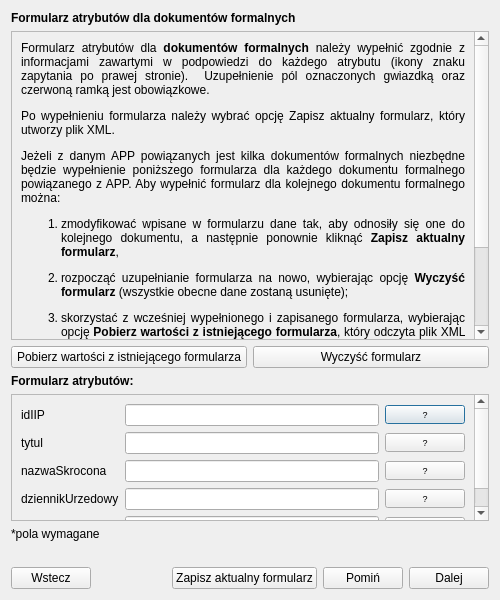
<?xml version="1.0" encoding="UTF-8"?>
<ui version="4.0">
 <class>Dialog</class>
 <widget class="QDialog" name="Dialog">
  <property name="enabled">
   <bool>true</bool>
  </property>
  <property name="geometry">
   <rect>
    <x>0</x>
    <y>0</y>
    <width>500</width>
    <height>600</height>
   </rect>
  </property>
  <property name="windowTitle">
   <string>Dialog</string>
  </property>
  <layout class="QGridLayout" name="gridLayout_3">
   <item row="0" column="0">
    <layout class="QVBoxLayout" name="verticalLayout">
     <item>
      <widget class="QLabel" name="title_lbl">
       <property name="font">
        <font>
         <weight>75</weight>
         <bold>true</bold>
        </font>
       </property>
       <property name="text">
        <string>Formularz atrybutów dla dokumentów formalnych</string>
       </property>
       <property name="margin">
        <number>7</number>
       </property>
      </widget>
     </item>
     <item>
      <widget class="QScrollArea" name="instruction_scrollArea">
       <property name="sizePolicy">
        <sizepolicy hsizetype="Expanding" vsizetype="Preferred">
         <horstretch>0</horstretch>
         <verstretch>0</verstretch>
        </sizepolicy>
       </property>
       <property name="widgetResizable">
        <bool>true</bool>
       </property>
       <widget class="QWidget" name="scrollAreaWidgetContents">
        <property name="geometry">
         <rect>
          <x>0</x>
          <y>0</y>
          <width>461</width>
          <height>355</height>
         </rect>
        </property>
        <layout class="QGridLayout" name="gridLayout">
         <item row="0" column="0">
          <widget class="QLabel" name="instruction_lbl">
           <property name="font">
            <font>
             <stylestrategy>PreferDefault</stylestrategy>
            </font>
           </property>
           <property name="text">
            <string>&lt;p&gt;Formularz atrybutów dla &lt;strong&gt;dokumentów formalnych&lt;/strong&gt; należy wypełnić zgodnie z informacjami zawartymi w podpowiedzi do każdego atrybutu (ikony znaku zapytania po prawej stronie).&amp;nbsp; Uzupełnienie pól oznaczonych gwiazdką oraz czerwoną ramką jest obowiązkowe.&lt;/p&gt;
&lt;p&gt;Po wypełnieniu formularza należy wybrać opcję Zapisz aktualny formularz, który utworzy plik XML.&lt;/p&gt;
&lt;p&gt;Jeżeli z danym APP powiązanych jest kilka dokumentów formalnych niezbędne będzie wypełnienie poniższego formularza dla każdego dokumentu formalnego powiązanego z APP. Aby wypełnić formularz dla kolejnego dokumentu formalnego można:&lt;/p&gt;
&lt;ol&gt;
  &lt;li&gt;
    &lt;p&gt;zmodyfikować wpisane w formularzu dane tak, aby odnosiły się one do kolejnego dokumentu, a następnie ponownie kliknąć &lt;strong&gt;Z&lt;/strong&gt;&lt;strong&gt;apis&lt;/strong&gt;&lt;strong&gt;z&lt;/strong&gt; &lt;strong&gt;aktualny formularz&lt;/strong&gt;,&lt;/p&gt;
  &lt;/li&gt;
  &lt;li&gt;
    &lt;p&gt;rozpocząć uzupełnianie formularza na nowo, wybierając opcję &lt;strong&gt;Wyczyść formularz&lt;/strong&gt; (wszystkie obecne dane zostaną usunięte);&lt;/p&gt;
  &lt;/li&gt;
  &lt;li&gt;
    &lt;p&gt;skorzystać z wcześniej wypełnionego i zapisanego formularza, wybierając opcję &lt;strong&gt;Pobierz wartości z istniejącego formularza&lt;/strong&gt;, który odczyta plik XML i uzupełni w formularzu wartości atrybutów. Następnie należy sprawdzić lub zmodyfikować wpisane w formularzu dane tak, aby odnosiły się one do kolejnego dokumentu formalnego oraz ponownie zapisać aktualny formularz.&lt;/p&gt;
  &lt;/li&gt;
&lt;/ol&gt;
&lt;p&gt;Należy pamiętać, że w końcowym kroku tego narzędzia, czyli w oknie Praca z APP (krok 7 z 7) Generowanie GML dla APP, należy wgrać wszystkie (co najmniej jeden) formularze dla dokumentów formalnych.&lt;/p&gt;</string>
           </property>
           <property name="alignment">
            <set>Qt::AlignJustify|Qt::AlignVCenter</set>
           </property>
           <property name="wordWrap">
            <bool>true</bool>
           </property>
          </widget>
         </item>
        </layout>
       </widget>
      </widget>
     </item>
     <item>
      <layout class="QHBoxLayout" name="horizontalLayout">
       <item>
        <widget class="QPushButton" name="getValues_btn">
         <property name="text">
          <string>Pobierz wartości z istniejącego formularza</string>
         </property>
         <property name="autoDefault">
          <bool>false</bool>
         </property>
        </widget>
       </item>
       <item>
        <widget class="QPushButton" name="clear_btn">
         <property name="text">
          <string>Wyczyść formularz</string>
         </property>
         <property name="autoDefault">
          <bool>false</bool>
         </property>
        </widget>
       </item>
      </layout>
     </item>
     <item>
      <widget class="QLabel" name="titleForm_lbl">
       <property name="font">
        <font>
         <weight>75</weight>
         <bold>true</bold>
        </font>
       </property>
       <property name="text">
        <string>Formularz atrybutów:</string>
       </property>
      </widget>
     </item>
     <item>
      <widget class="QScrollArea" name="form_scrollArea">
       <property name="sizePolicy">
        <sizepolicy hsizetype="Preferred" vsizetype="Expanding">
         <horstretch>0</horstretch>
         <verstretch>0</verstretch>
        </sizepolicy>
       </property>
       <property name="widgetResizable">
        <bool>true</bool>
       </property>
       <widget class="QWidget" name="scrollAreaWidgetContents_2">
        <property name="geometry">
         <rect>
          <x>0</x>
          <y>0</y>
          <width>461</width>
          <height>157</height>
         </rect>
        </property>
        <layout class="QGridLayout" name="gridLayout_2">
         <item row="0" column="4">
          <widget class="QPushButton" name="idHelp_btn">
           <property name="font">
            <font>
             <pointsize>7</pointsize>
            </font>
           </property>
           <property name="text">
            <string>?</string>
           </property>
          </widget>
         </item>
         <item row="2" column="0">
          <widget class="QLabel" name="tytul_lbl">
           <property name="text">
            <string>tytul</string>
           </property>
          </widget>
         </item>
         <item row="4" column="0">
          <widget class="QLabel" name="dziennikUrzedowy_lbl">
           <property name="text">
            <string>dziennikUrzedowy</string>
           </property>
          </widget>
         </item>
         <item row="3" column="4">
          <widget class="QPushButton" name="nazwaSkroconaHelp_btn">
           <property name="font">
            <font>
             <pointsize>7</pointsize>
            </font>
           </property>
           <property name="text">
            <string>?</string>
           </property>
          </widget>
         </item>
         <item row="5" column="4">
          <widget class="QPushButton" name="laczeHelp_btn">
           <property name="font">
            <font>
             <pointsize>7</pointsize>
            </font>
           </property>
           <property name="text">
            <string>?</string>
           </property>
          </widget>
         </item>
         <item row="5" column="0">
          <widget class="QLabel" name="lacze_lbl">
           <property name="text">
            <string>lacze</string>
           </property>
          </widget>
         </item>
         <item row="3" column="0">
          <widget class="QLabel" name="nazwaSkrocona_lbl">
           <property name="text">
            <string>nazwaSkrocona</string>
           </property>
          </widget>
         </item>
         <item row="2" column="4">
          <widget class="QPushButton" name="tytulHelp_btn">
           <property name="font">
            <font>
             <pointsize>7</pointsize>
            </font>
           </property>
           <property name="text">
            <string>?</string>
           </property>
          </widget>
         </item>
         <item row="0" column="0">
          <widget class="QLabel" name="id_lbl">
           <property name="text">
            <string>idIIP</string>
           </property>
          </widget>
         </item>
         <item row="4" column="4">
          <widget class="QPushButton" name="dziennikUrzedowyHelp_btn">
           <property name="font">
            <font>
             <pointsize>7</pointsize>
            </font>
           </property>
           <property name="text">
            <string>?</string>
           </property>
          </widget>
         </item>
         <item row="5" column="1">
          <widget class="QLineEdit" name="lacze_lineEdit">
           <property name="font">
            <font>
             <pointsize>7</pointsize>
            </font>
           </property>
          </widget>
         </item>
         <item row="4" column="1">
          <widget class="QLineEdit" name="dziennikUrzedowy_lineEdit">
           <property name="font">
            <font>
             <pointsize>7</pointsize>
            </font>
           </property>
          </widget>
         </item>
         <item row="3" column="1">
          <widget class="QLineEdit" name="nazwaSkrocona_lineEdit">
           <property name="font">
            <font>
             <pointsize>7</pointsize>
            </font>
           </property>
          </widget>
         </item>
         <item row="2" column="1">
          <widget class="QLineEdit" name="tytul_lineEdit">
           <property name="font">
            <font>
             <pointsize>7</pointsize>
            </font>
           </property>
          </widget>
         </item>
         <item row="0" column="1">
          <widget class="QLineEdit" name="id_lineEdit">
           <property name="sizePolicy">
            <sizepolicy hsizetype="Minimum" vsizetype="Fixed">
             <horstretch>0</horstretch>
             <verstretch>0</verstretch>
            </sizepolicy>
           </property>
           <property name="font">
            <font>
             <pointsize>7</pointsize>
            </font>
           </property>
          </widget>
         </item>
        </layout>
       </widget>
      </widget>
     </item>
     <item>
      <widget class="QLabel" name="requiredFields_lbl">
       <property name="text">
        <string>*pola wymagane</string>
       </property>
      </widget>
     </item>
     <item>
      <widget class="QLabel" name="label_2">
       <property name="text">
        <string/>
       </property>
      </widget>
     </item>
     <item>
      <layout class="QHBoxLayout" name="horizontalLayout_2">
       <item>
        <widget class="QPushButton" name="prev_btn">
         <property name="enabled">
          <bool>true</bool>
         </property>
         <property name="text">
          <string>Wstecz</string>
         </property>
         <property name="autoDefault">
          <bool>false</bool>
         </property>
        </widget>
       </item>
       <item>
        <spacer name="horizontalSpacer_2">
         <property name="orientation">
          <enum>Qt::Horizontal</enum>
         </property>
         <property name="sizeHint" stdset="0">
          <size>
           <width>40</width>
           <height>20</height>
          </size>
         </property>
        </spacer>
       </item>
       <item>
        <widget class="QPushButton" name="saveForm_btn">
         <property name="text">
          <string>Zapisz aktualny formularz</string>
         </property>
         <property name="autoDefault">
          <bool>false</bool>
         </property>
        </widget>
       </item>
       <item>
        <widget class="QPushButton" name="skip_btn">
         <property name="text">
          <string>Pomiń</string>
         </property>
        </widget>
       </item>
       <item>
        <widget class="QPushButton" name="next_btn">
         <property name="text">
          <string>Dalej</string>
         </property>
         <property name="autoDefault">
          <bool>false</bool>
         </property>
        </widget>
       </item>
      </layout>
     </item>
    </layout>
   </item>
  </layout>
 </widget>
 <resources/>
 <connections/>
</ui>
